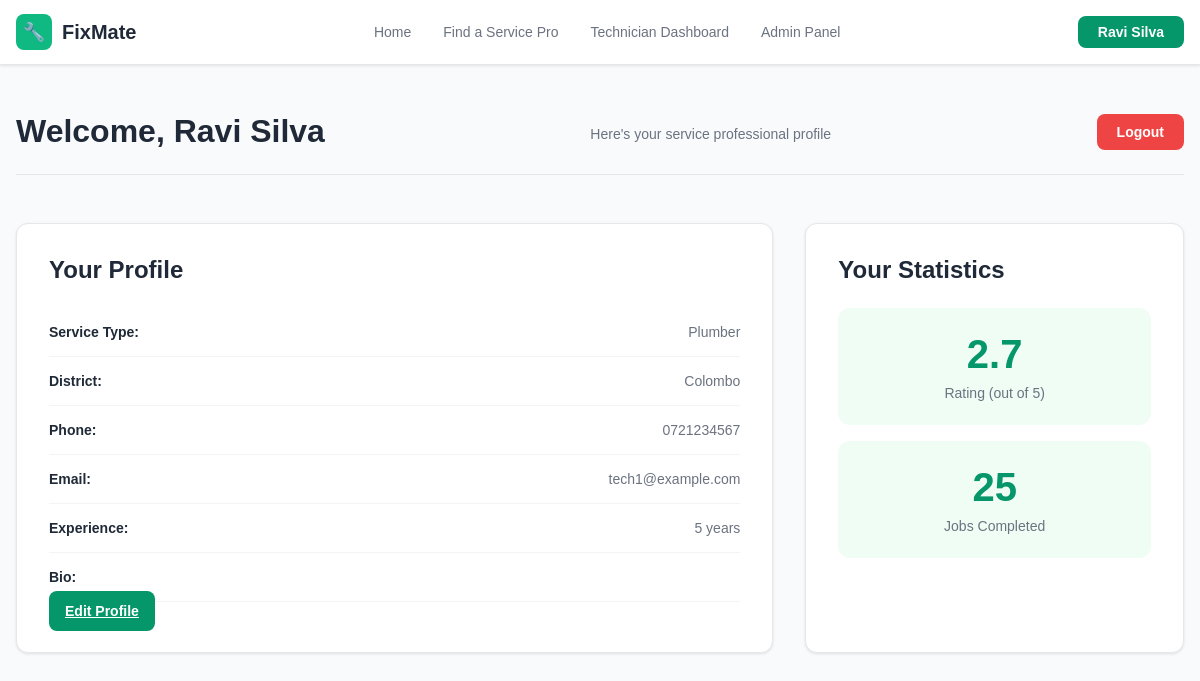
Screenshot of /pages/dashboard.php (signed in) with the database file from the repository.
### tables this page shows
CREATE TABLE `technicians` (
  `id` int(11) NOT NULL AUTO_INCREMENT,
  `email` varchar(100) NOT NULL,
  `password` varchar(255) NOT NULL,
  `name` varchar(100) NOT NULL,
  `phone` varchar(20) NOT NULL,
  `district_id` int(11) NOT NULL,
  `service_id` int(11) NOT NULL,
  `experience` int(11) DEFAULT NULL,
  `rating` decimal(2,1) DEFAULT 5.0,
  `jobs_completed` int(11) DEFAULT 0,
  `bio` text DEFAULT NULL,
  `created_at` timestamp NOT NULL DEFAULT current_timestamp(),
  PRIMARY KEY (`id`),
  UNIQUE KEY `email` (`email`),
  KEY `district_id` (`district_id`),
  KEY `service_id` (`service_id`),
  CONSTRAINT `technicians_ibfk_1` FOREIGN KEY (`district_id`) REFERENCES `districts` (`id`),
  CONSTRAINT `technicians_ibfk_2` FOREIGN KEY (`service_id`) REFERENCES `services` (`id`)
);

CREATE TABLE `services` (
  `id` int(11) NOT NULL AUTO_INCREMENT,
  `service_name` varchar(100) NOT NULL,
  PRIMARY KEY (`id`)
);

CREATE TABLE `districts` (
  `id` int(11) NOT NULL AUTO_INCREMENT,
  `district_name` varchar(100) NOT NULL,
  PRIMARY KEY (`id`)
);

### pages/dashboard.php (the view, shortened to what this page needs)
<?php
include '../includes/config.php';
include '../includes/header.php';
$tech_id = $_SESSION['tech_id'];
$query = "SELECT t.id, t.name, t.email, t.phone, t.experience, t.rating, t.jobs_completed, t.bio,
                 s.service_name, d.district_name
          FROM technicians t
          JOIN services s ON t.service_id = s.id
          JOIN districts d ON t.district_id = d.id
          WHERE t.id = '$tech_id'";
$result = mysqli_query($conn, $query);
$tech = mysqli_fetch_assoc($result);
?>
<section class="dashboard-section">
    <div class="dashboard-container">
        <div class="dashboard-header">
            <h1>Welcome, <?php echo htmlspecialchars($tech['name']); ?></h1>
            <p>Here's your service professional profile</p>
            <a href="logout.php" class="logout-btn">Logout</a>
        </div>
        <div class="dashboard-grid">
            <div class="profile-card">
                <h2>Your Profile</h2>
                <div class="profile-item">
                    <label>Service Type:</label>
                    <span><?php echo htmlspecialchars($tech['service_name']); ?></span>
                </div>
                <div class="profile-item">
                    <label>District:</label>
                    <span><?php echo htmlspecialchars($tech['district_name']); ?></span>
                </div>
                <div class="profile-item">
                    <label>Phone:</label>
                    <span><?php echo htmlspecialchars($tech['phone']); ?></span>
                </div>
                <div class="profile-item">
                    <label>Email:</label>
                    <span><?php echo htmlspecialchars($tech['email']); ?></span>
                </div>
                <div class="profile-item">
                    <label>Experience:</label>
                    <span><?php echo $tech['experience']; ?> years</span>
                </div>
                <div class="profile-item">
                    <label>Bio:</label>
                </div>
                <a href="edit_profile.php" class="edit-btn">Edit Profile</a>
            </div>
            <div class="stats-card">
                <h2>Your Statistics</h2>
                <div class="stat-box">
                    <div class="stat-value"><?php echo number_format($tech['rating'], 1); ?></div>
                    <div class="stat-label">Rating (out of 5)</div>
                </div>
                <div class="stat-box">
                    <div class="stat-value"><?php echo $tech['jobs_completed']; ?></div>
                    <div class="stat-label">Jobs Completed</div>
                </div>
            </div>
        </div>
    </div>
</section>
</body>
</html>

### css/style.css (style rules this page uses)
* { margin: 0; padding: 0; box-sizing: border-box; }
body { font-family: 'Arial', sans-serif; background-color: #f9fafb; color: #1f2937; }
.stat-label { display: block; font-size: 14px; color: #6b7280; font-weight: 500; }
.dashboard-section { background-color: #f9fafb; padding: 48px 16px; min-height: calc(100vh - 64px); }
.dashboard-container { max-width: 1280px; margin: 0 auto; }
.dashboard-header { display: flex; justify-content: space-between; align-items: center; margin-bottom: 48px; padding-bottom: 24px; border-bottom: 1px solid #e5e7eb; }
.dashboard-header h1 { font-size: 32px; font-weight: 700; color: #1f2937; margin: 0; }
.dashboard-header p { font-size: 14px; color: #6b7280; margin: 4px 0 0 0; }
.logout-btn { padding: 10px 20px; background-color: #ef4444; color: white; border: none; border-radius: 8px; font-size: 14px; font-weight: bold; cursor: pointer; text-decoration: none; transition: all 0.2s; }
.dashboard-grid { display: grid; grid-template-columns: 2fr 1fr; gap: 32px; }
.profile-card { background-color: white; border: 1px solid #e5e7eb; border-radius: 12px; padding: 32px; box-shadow: 0 1px 3px rgba(0, 0, 0, 0.1); }
.profile-card h2 { font-size: 24px; font-weight: 700; margin-bottom: 24px; color: #1f2937; }
.profile-item { display: flex; justify-content: space-between; padding: 16px 0; border-bottom: 1px solid #f3f4f6; }
.profile-item label { font-weight: 600; color: #1f2937; font-size: 14px; }
.profile-item span { color: #6b7280; text-align: right; font-size: 14px; }
.edit-btn { width: 100%; padding: 12px 16px; background-color: #059669; color: white; border: none; border-radius: 8px; font-size: 14px; font-weight: bold; cursor: pointer; margin-top: 24px; transition: all 0.2s; }
.stats-card { background-color: white; border: 1px solid #e5e7eb; border-radius: 12px; padding: 32px; box-shadow: 0 1px 3px rgba(0, 0, 0, 0.1); }
.stats-card h2 { font-size: 24px; font-weight: 700; margin-bottom: 24px; color: #1f2937; }
.stat-box { text-align: center; padding: 24px; background-color: #f0fdf4; border-radius: 12px; margin-bottom: 16px; }
.stat-box:last-child { margin-bottom: 0; }
.stat-value { font-size: 40px; font-weight: 800; color: #059669; margin-bottom: 8px; }
.stat-label { font-size: 14px; color: #6b7280; font-weight: 500; }

### rows the page displays
technicians: name "Ravi Silva", service.service_name "Plumber", district.district_name "Colombo", phone "0721234567", email "tech1@example.com", experience "5", rating "2.7", jobs_completed "25"

### other values shown
$_SESSION['tech_name'] "Ravi Silva"
